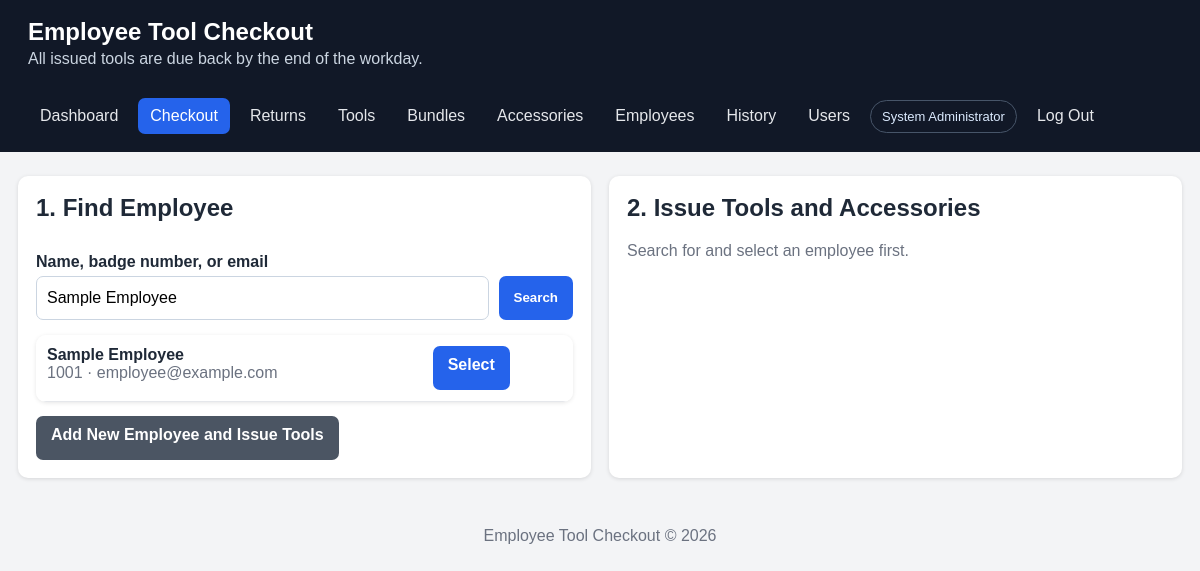
/checkout.php?employee_search=Sample Employee (signed in), run on the app's committed database.
### tables this page shows
CREATE TABLE IF NOT EXISTS employees (
    id INT UNSIGNED AUTO_INCREMENT PRIMARY KEY,
    name VARCHAR(150) NOT NULL,
    work_email VARCHAR(190) NOT NULL,
    badge_number VARCHAR(80) NULL,
    active TINYINT(1) NOT NULL DEFAULT 1,
    created_at DATETIME NOT NULL DEFAULT CURRENT_TIMESTAMP,
    UNIQUE KEY uq_employee_email (work_email), UNIQUE KEY uq_employee_badge (badge_number)
);

### includes/functions.php (called while the page is built, shortened)
<?php
function e(?string $value): string
{
    return htmlspecialchars($value ?? '', ENT_QUOTES, 'UTF-8');
}

### checkout.php (the view, shortened to what this page needs)
<?php
require __DIR__.'/includes/header.php'; $pdo=db(); $search=trim($_GET['employee_search']??''); $employeeId=(int)($_GET['employee_id']??$_POST['employee_id']??0);
$employees=[];if($search!==''){$st=$pdo->prepare('SELECT * FROM employees WHERE active=1 AND (name LIKE ? OR badge_number LIKE ? OR work_email LIKE ?) ORDER BY name LIMIT 20');$term='%'.$search.'%';$st->execute([$term,$term,$term]);$employees=$st->fetchAll();}
$selected=null;if($employeeId){$st=$pdo->prepare('SELECT * FROM employees WHERE id=?');$st->execute([$employeeId]);$selected=$st->fetch();}
$tools=$pdo->query("SELECT * FROM tools WHERE status='available' ORDER BY tool_name,internal_id")->fetchAll();
$accessories=$pdo->query("SELECT * FROM accessories WHERE active=1 AND quantity_available>0 ORDER BY accessory_name")->fetchAll();
$bundles=$pdo->query("SELECT b.*,GROUP_CONCAT(bt.tool_id ORDER BY bt.tool_id) tool_ids,COUNT(bt.tool_id) tool_count FROM bundles b LEFT JOIN bundle_tools bt ON bt.bundle_id=b.id WHERE b.active=1 GROUP BY b.id ORDER BY b.bundle_name")->fetchAll();
?>
<div class="grid two"><div class="card"><h2>1. Find Employee</h2><form method="get" class="search-row"><div><label>Name, badge number, or email</label><input name="employee_search" value="<?= e($search) ?>" autofocus></div><button>Search</button></form>
<?php if($search!==''):?><div class="table-wrap" style="margin-top:15px"><table><tbody><?php foreach($employees as $emp):?><tr><td><strong><?=e($emp['name'])?></strong><br><span class="muted"><?=e($emp['badge_number']?:'No badge')?> · <?=e($emp['work_email'])?></span></td><td><a class="button" href="checkout.php?employee_id=<?=(int)$emp['id']?>">Select</a></td></tr><?php endforeach;?><?php if(!$employees):?><tr><td>No roster match found.</td></tr><?php endif;?></tbody></table></div><div class="actions"><a class="button secondary" href="employee_form.php?return_to=checkout&prefill=<?=urlencode($search)?>">Add New Employee and Issue Tools</a></div><?php endif;?></div>
<div class="card"><h2>2. Issue Tools and Accessories</h2><?php if($selected):?><p>Issuing to <strong><?=e($selected['name'])?></strong> <?=$selected['badge_number']?'(Badge '.e($selected['badge_number']).')':''?></p><form method="post" id="checkout-form"><input type="hidden" name="employee_id" value="<?=(int)$selected['id']?>">
<label>Optional Bundle</label><select name="bundle_id" id="bundle-select"><option value="">No bundle — choose tools manually</option><?php foreach($bundles as $b):?><option value="<?=(int)$b['id']?>" data-tools="<?=e($b['tool_ids']??'')?>"><?=e($b['bundle_name'])?> (<?=(int)$b['tool_count']?> tools)</option><?php endforeach;?></select><p class="muted">Selecting a bundle checks every currently available tool in that bundle.</p>
<label>Available Tools — select one or more</label><div class="selection-list"><?php if(!$tools):?><p>No tools are currently available.</p><?php endif;foreach($tools as $tool):?><label class="select-item"><input type="checkbox" name="tool_ids[]" value="<?=(int)$tool['id']?>"><span><strong><?=e($tool['tool_name'])?></strong><br><small><?=e($tool['internal_id'])?> · <?=e($tool['serial_number'])?> · <?=e($tool['tool_location'])?></small></span></label><?php endforeach;?></div>
<label>Optional Accessories</label><div class="selection-list"><?php if(!$accessories):?><p>No accessories are currently available.</p><?php endif;foreach($accessories as $a):?><div class="select-item accessory-row"><span><strong><?=e($a['accessory_name'])?></strong><br><small><?=e($a['internal_id']?:'No ID')?> · <?=e($a['tool_location']?:'No location')?> · <?=(int)$a['quantity_available']?> available</small></span><input type="number" name="accessories[<?=(int)$a['id']?>]" min="0" max="<?=(int)$a['quantity_available']?>" value="0" aria-label="Quantity"></div><?php endforeach;?></div>
<label>Issued By</label><input value="<?=e(current_user()['full_name'])?>" disabled><label>Checkout Notes</label><textarea name="notes" placeholder="Condition, job assignment, or special instructions"></textarea><p class="muted">Due: <?=e(date('F j, Y'))?> by 11:59 PM</p><button>Check Out Selected Inventory</button></form>
<script>document.getElementById('bundle-select')?.addEventListener('change',function(){const ids=(this.options[this.selectedIndex].dataset.tools||'').split(',').filter(Boolean);document.querySelectorAll('input[name="tool_ids[]"]').forEach(cb=>cb.checked=ids.includes(cb.value));});</script>
<?php else:?><p class="muted">Search for and select an employee first.</p><?php endif;?></div></div>
<?php require __DIR__.'/includes/footer.php';?>

### assets/style.css (style rules this page uses)
:root { font-family: Arial, sans-serif; color: #1f2937; background: #f3f4f6; }
* { box-sizing: border-box; }
body { margin: 0; }
.grid { display: grid; gap: 18px; }
.grid.two { grid-template-columns: repeat(auto-fit, minmax(330px, 1fr)); }
.card { background: white; border-radius: 10px; padding: 18px; box-shadow: 0 1px 4px rgba(0,0,0,.12); }
.card h2, .card h3 { margin-top: 0; }
label { display: block; font-weight: 700; margin: 11px 0 5px; }
input, select, textarea { width: 100%; padding: 10px; border: 1px solid #cbd5e1; border-radius: 7px; font: inherit; }
button, .button { display: inline-block; background: #2563eb; color: white; border: 0; border-radius: 7px; padding: 10px 15px; cursor: pointer; text-decoration: none; font-weight: 700; }
.button.secondary { background: #4b5563; }
.actions { display: flex; gap: 8px; flex-wrap: wrap; margin-top: 14px; }
table { width: 100%; border-collapse: collapse; background: white; }
th, td { padding: 11px; border-bottom: 1px solid #e5e7eb; text-align: left; vertical-align: top; }
.table-wrap { overflow-x: auto; border-radius: 10px; box-shadow: 0 1px 4px rgba(0,0,0,.1); }
.search-row { display: grid; grid-template-columns: 1fr auto; gap: 10px; align-items: end; }
.muted { color: #6b7280; }
body { padding-bottom: env(safe-area-inset-bottom); }
button, .button, input, select, textarea { min-height: 44px; }

### data on the page
employees: name "Sample Employee", badge_number "1001", work_email "employee@example.com"

### other printed values
APP_NAME "Employee Tool Checkout"
current_user()['full_name'] "System Administrator"
